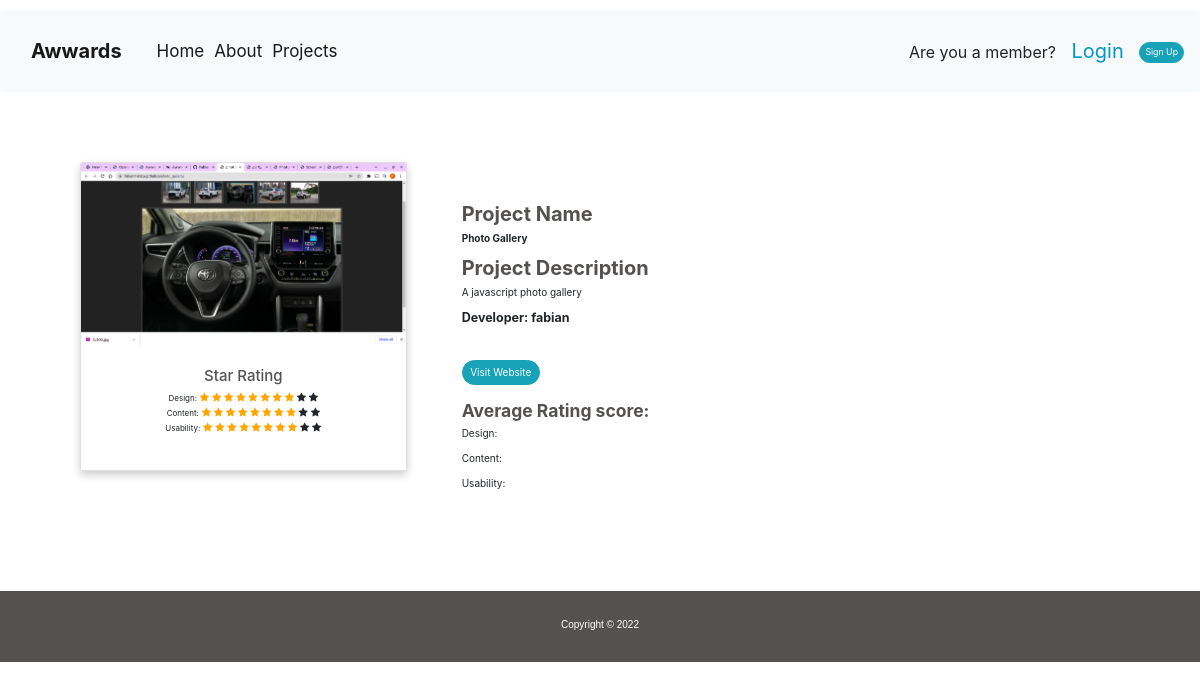
The page /awwards/project/2 (signed in) on the database its author committed.
### awwards/models.py (models this page shows, shortened)
class Project(models.Model):
    webimage= models.ImageField(upload_to='webimage/',null=True)
    profile = models.ForeignKey(Profile,on_delete=models.CASCADE, null=True)
    name= models.CharField(max_length=70)
    description= models.TextField()
    link= models.CharField(max_length=200)

class Profile(models.Model):
    profile_pic= models.ImageField(upload_to='profilepic/',default='default.jpeg')
    user = models.OneToOneField(User,on_delete=models.CASCADE, null=True)
    name = models.CharField(max_length=50,blank=True)
    bio= models.CharField(max_length=500)
    email=models.EmailField()
    def __str__(self):
        return self.name

### awwards/views.py (the view)
# urls.py: url(r'awwards/project/(\d+)',views.rate_project,name='rate-project'),
@login_required(login_url='/accounts/login/')
def rate_project(request,project_id):
    project=Project.objects.get(id=project_id)
    return render(request,"awwards/project.html",{"project":project})

### awwards/templates/awwards/project.html (shortened to what this page needs)
{% extends 'base.html' %}
{% block content %}
<div class="container" style="padding: 50px;">
    <div class="row">
        <div class="col-lg-4">
            <div class="card ">
                <img src="{{project.webimage.url}}"  class="card-img-top img-fluid" alt="{{project.name}}" >
                <div class="card-text text-center" style="padding: 20px;">
                    <div>
                        <h4>Star Rating</h4>
                        <small>Design:</small>
                        <span class="fa fa-star checked"></span>
                        <span class="fa fa-star checked"></span>
                        <span class="fa fa-star checked"></span>
                        <span class="fa fa-star checked"></span>
                        <span class="fa fa-star checked"></span>
                        <span class="fa fa-star checked"></span>
                        <span class="fa fa-star checked"></span>
                        <span class="fa fa-star checked"></span>
                        <span class="fa fa-star"></span>
                        <span class="fa fa-star"></span><br>
                        <small>Content:</small>
                        <span class="fa fa-star checked"></span>
                        <span class="fa fa-star checked"></span>
                        <span class="fa fa-star checked"></span>
                        <span class="fa fa-star checked"></span>
                        <span class="fa fa-star checked"></span>
                        <span class="fa fa-star checked"></span>
                        <span class="fa fa-star checked"></span>
                        <span class="fa fa-star checked"></span>
                        <span class="fa fa-star"></span>
                        <span class="fa fa-star"></span><br>
                        <small>Usability:</small>
                        <span class="fa fa-star checked"></span>
                        <span class="fa fa-star checked"></span>
                        <span class="fa fa-star checked"></span>
                        <span class="fa fa-star checked"></span>
                        <span class="fa fa-star checked"></span>
                        <span class="fa fa-star checked"></span>
                        <span class="fa fa-star checked"></span>
                        <span class="fa fa-star checked"></span>
                        <span class="fa fa-star"></span>
                        <span class="fa fa-star"></span><br><br>
                    </div>
                </div>
            </div>
        </div>
        <div class="col-lg-8" style="padding:40px;">
            <div >
                <h2  style="font-weight: bold;">Project Name</h2>
                <p style="font-weight: bold;">{{project.name}}</p>
                <h2 style="font-weight: bold;">Project Description</h2>
                <p >{{project.description}}</p>
                <h5><strong> Developer: {{project.profile}}</strong></h5><br><br>
                <a class="btn btn-info text-center" style="border-radius: 25px;" href="http://{{project.link}}" target="_blank">Visit Website</a><br><br>
            </div>
            <div >
                <h3 style="font-weight: bold;">Average Rating score:</h3>
                <p>Design: </p>
                <p>Content: </p>
                <p>Usability: </p>
            </div>
        </div>
    </div>
</div>
{%endblock%}

### static/css/index.css (style rules this page uses)
.card { box-shadow: 0 4px 8px 0 rgba(0,0,0,0.2); transition: 0.3s; border-radius: 5px; margin-bottom: 20px; }
.checked { color: orange; }
.card-text { background-color: white; }
img { border-radius: 5px 5px 0 0; }
.card-img-top { width: 50px; height: 20px; object-fit: cover; }
body { padding-top: 110px; background-color: #fbfbff; }
h1,h2,h3,h4 { color:#535250; }

### rows shown on the page
Project: webimage (picture), name "Photo Gallery", description "A javascript photo gallery", profile "fabian"
